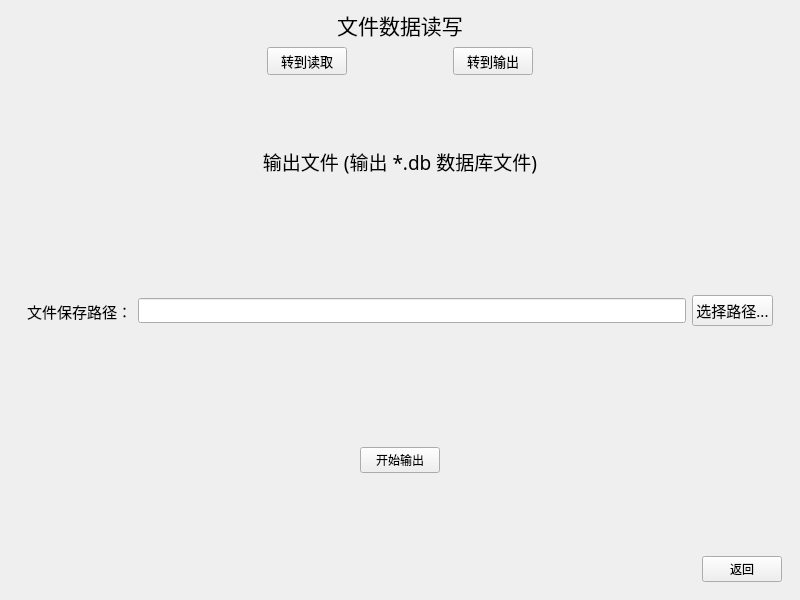
<?xml version="1.0" encoding="UTF-8"?>
<ui version="4.0">
 <class>fileWindow</class>
 <widget class="QMainWindow" name="fileWindow">
  <property name="geometry">
   <rect>
    <x>0</x>
    <y>0</y>
    <width>800</width>
    <height>600</height>
   </rect>
  </property>
  <property name="font">
   <font>
    <family>黑体</family>
   </font>
  </property>
  <property name="windowTitle">
   <string>数据读写</string>
  </property>
  <widget class="QWidget" name="centralwidget">
   <layout class="QVBoxLayout" name="verticalLayout">
    <item>
     <widget class="QLabel" name="label_4">
      <property name="font">
       <font>
        <pointsize>16</pointsize>
       </font>
      </property>
      <property name="text">
       <string>文件数据读写</string>
      </property>
      <property name="alignment">
       <set>Qt::AlignCenter</set>
      </property>
     </widget>
    </item>
    <item>
     <widget class="QWidget" name="widget_9" native="true">
      <layout class="QHBoxLayout" name="horizontalLayout_5">
       <property name="topMargin">
        <number>0</number>
       </property>
       <property name="bottomMargin">
        <number>0</number>
       </property>
       <item>
        <spacer name="horizontalSpacer_15">
         <property name="orientation">
          <enum>Qt::Horizontal</enum>
         </property>
         <property name="sizeHint" stdset="0">
          <size>
           <width>40</width>
           <height>20</height>
          </size>
         </property>
        </spacer>
       </item>
       <item>
        <widget class="QPushButton" name="toReadBtn">
         <property name="font">
          <font>
           <pointsize>10</pointsize>
          </font>
         </property>
         <property name="text">
          <string>转到读取</string>
         </property>
        </widget>
       </item>
       <item>
        <spacer name="horizontalSpacer_2">
         <property name="orientation">
          <enum>Qt::Horizontal</enum>
         </property>
         <property name="sizeType">
          <enum>QSizePolicy::Preferred</enum>
         </property>
         <property name="sizeHint" stdset="0">
          <size>
           <width>100</width>
           <height>20</height>
          </size>
         </property>
        </spacer>
       </item>
       <item>
        <widget class="QPushButton" name="toWriteBtn">
         <property name="font">
          <font>
           <pointsize>10</pointsize>
          </font>
         </property>
         <property name="text">
          <string>转到输出</string>
         </property>
        </widget>
       </item>
       <item>
        <spacer name="horizontalSpacer_16">
         <property name="orientation">
          <enum>Qt::Horizontal</enum>
         </property>
         <property name="sizeHint" stdset="0">
          <size>
           <width>40</width>
           <height>20</height>
          </size>
         </property>
        </spacer>
       </item>
      </layout>
     </widget>
    </item>
    <item>
     <widget class="QStackedWidget" name="stackedWidget">
      <property name="currentIndex">
       <number>1</number>
      </property>
      <widget class="QWidget" name="page">
       <layout class="QVBoxLayout" name="verticalLayout_2">
        <item>
         <widget class="QLabel" name="label_5">
          <property name="font">
           <font>
            <pointsize>14</pointsize>
           </font>
          </property>
          <property name="text">
           <string>读取文件 (读取*.db数据库文件)</string>
          </property>
          <property name="alignment">
           <set>Qt::AlignCenter</set>
          </property>
         </widget>
        </item>
        <item>
         <widget class="QWidget" name="widget" native="true">
          <layout class="QHBoxLayout" name="horizontalLayout">
           <item>
            <widget class="QLabel" name="label_2">
             <property name="font">
              <font>
               <pointsize>11</pointsize>
              </font>
             </property>
             <property name="text">
              <string>源文件路径：</string>
             </property>
            </widget>
           </item>
           <item>
            <widget class="QLineEdit" name="REdit"/>
           </item>
           <item>
            <widget class="QPushButton" name="ChooseFileBtn">
             <property name="font">
              <font>
               <pointsize>11</pointsize>
              </font>
             </property>
             <property name="text">
              <string>选择文件...</string>
             </property>
            </widget>
           </item>
          </layout>
         </widget>
        </item>
        <item>
         <widget class="QWidget" name="widget_5" native="true">
          <layout class="QHBoxLayout" name="horizontalLayout_6">
           <item>
            <spacer name="horizontalSpacer_5">
             <property name="orientation">
              <enum>Qt::Horizontal</enum>
             </property>
             <property name="sizeHint" stdset="0">
              <size>
               <width>40</width>
               <height>20</height>
              </size>
             </property>
            </spacer>
           </item>
           <item>
            <widget class="QPushButton" name="confirmBtnR">
             <property name="text">
              <string>开始读取</string>
             </property>
            </widget>
           </item>
           <item>
            <spacer name="horizontalSpacer_6">
             <property name="orientation">
              <enum>Qt::Horizontal</enum>
             </property>
             <property name="sizeHint" stdset="0">
              <size>
               <width>40</width>
               <height>20</height>
              </size>
             </property>
            </spacer>
           </item>
          </layout>
         </widget>
        </item>
       </layout>
      </widget>
      <widget class="QWidget" name="page_2">
       <layout class="QVBoxLayout" name="verticalLayout_3">
        <item>
         <widget class="QLabel" name="label">
          <property name="font">
           <font>
            <pointsize>14</pointsize>
           </font>
          </property>
          <property name="text">
           <string>输出文件 (输出 *.db 数据库文件)</string>
          </property>
          <property name="alignment">
           <set>Qt::AlignCenter</set>
          </property>
         </widget>
        </item>
        <item>
         <widget class="QWidget" name="widget_3" native="true">
          <layout class="QHBoxLayout" name="horizontalLayout_3">
           <item>
            <widget class="QLabel" name="label_3">
             <property name="font">
              <font>
               <pointsize>11</pointsize>
              </font>
             </property>
             <property name="text">
              <string>文件保存路径：</string>
             </property>
            </widget>
           </item>
           <item>
            <widget class="QLineEdit" name="WEdit"/>
           </item>
           <item>
            <widget class="QPushButton" name="ChoosePathBtn">
             <property name="font">
              <font>
               <pointsize>11</pointsize>
              </font>
             </property>
             <property name="text">
              <string>选择路径...</string>
             </property>
            </widget>
           </item>
          </layout>
         </widget>
        </item>
        <item>
         <widget class="QWidget" name="widget_4" native="true">
          <layout class="QHBoxLayout" name="horizontalLayout_4">
           <item>
            <spacer name="horizontalSpacer_3">
             <property name="orientation">
              <enum>Qt::Horizontal</enum>
             </property>
             <property name="sizeHint" stdset="0">
              <size>
               <width>40</width>
               <height>20</height>
              </size>
             </property>
            </spacer>
           </item>
           <item>
            <widget class="QPushButton" name="confirmBtnW">
             <property name="text">
              <string>开始输出</string>
             </property>
            </widget>
           </item>
           <item>
            <spacer name="horizontalSpacer_4">
             <property name="orientation">
              <enum>Qt::Horizontal</enum>
             </property>
             <property name="sizeHint" stdset="0">
              <size>
               <width>40</width>
               <height>20</height>
              </size>
             </property>
            </spacer>
           </item>
          </layout>
         </widget>
        </item>
       </layout>
      </widget>
     </widget>
    </item>
    <item>
     <widget class="QWidget" name="widget_2" native="true">
      <layout class="QHBoxLayout" name="horizontalLayout_2">
       <item>
        <spacer name="horizontalSpacer">
         <property name="orientation">
          <enum>Qt::Horizontal</enum>
         </property>
         <property name="sizeHint" stdset="0">
          <size>
           <width>40</width>
           <height>20</height>
          </size>
         </property>
        </spacer>
       </item>
       <item>
        <widget class="QPushButton" name="ReturnBtn">
         <property name="text">
          <string>返回</string>
         </property>
        </widget>
       </item>
      </layout>
     </widget>
    </item>
   </layout>
  </widget>
 </widget>
 <resources/>
 <connections/>
</ui>
